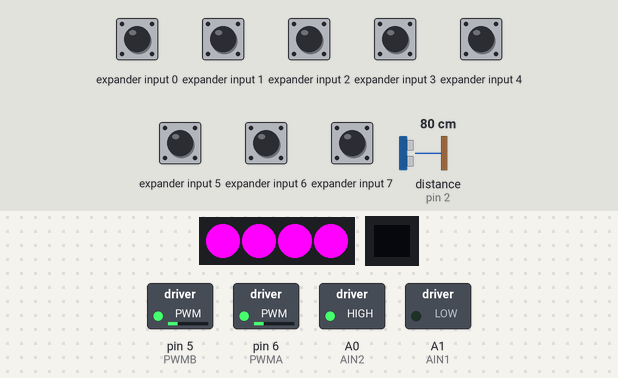
Bench run of a sketch on a simulated Arduino Uno, built with avr-gcc and run on an emulated ATmega328P. Parts: 4 RGB LEDs in strip order, left to right, 9×8 one-colour display, switched loads named in the sketch (green lamp = pin HIGH). Wiring (inferred from the names in the program): ultrasonic range finder: trigger pin 3; echo pin 2; PCF8574 port expander at I2C address 0x20. Dashed ring = blinking. The inputs (shaded band) are chosen by the test bench; at power-on: expander input 0–7 HIGH, distance to the obstacle (sensor on pin 2) 80 cm. The echo pulse lasts 58.3 µs per cm; pins used as bus, display or sensor lines are not drawn.

Above: at 11.2 s.
11.3 s: expander input 6 pulled LOW for 0.15 s
At 11.8 s:
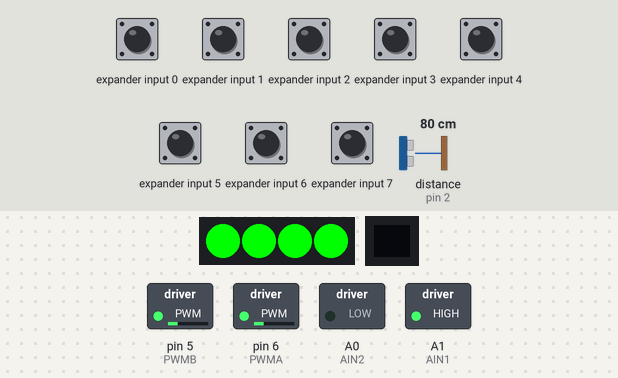
13.4 s: expander input 7 pulled LOW for 1 s
At 13.9 s:
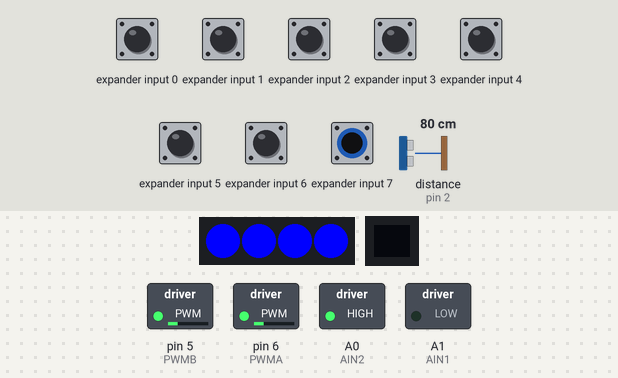
16.1 s: distance to the obstacle (sensor on pin 2) set to 39 cm
17.6 s: distance to the obstacle (sensor on pin 2) set to 32 cm
At 18.15 s:
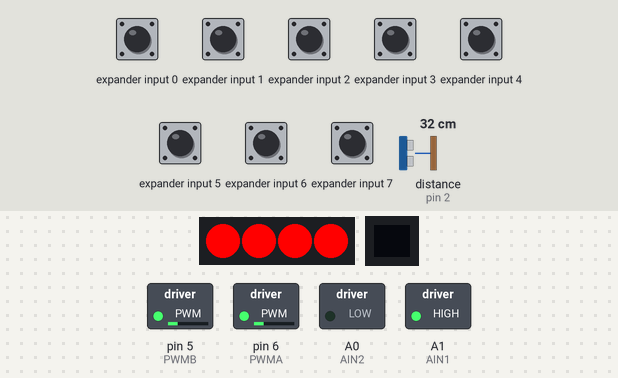
20.6 s: distance to the obstacle (sensor on pin 2) set to 60 cm
At 21.43 s:
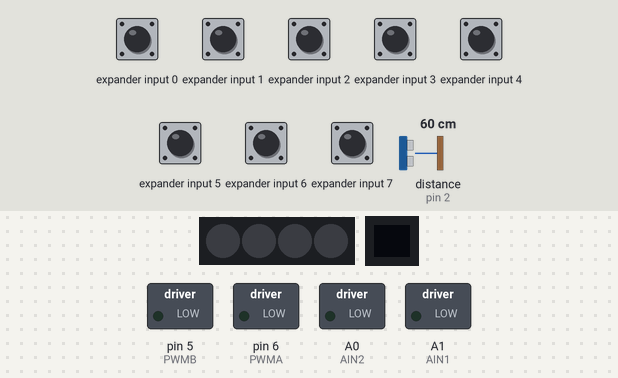
Timing chart, 0 to 23.6 s (numbered marks = the images above; inputs shaded):
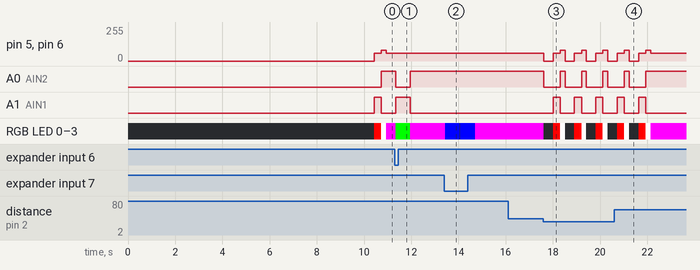

Measured:
- the behaviour switches between 37 and 36 cm on distance to the obstacle (sensor on pin 2) (found by bisection; images 2 and 3)
- after the input at 11.3 s, A0 (AIN2): HIGH → LOW at once, → HIGH 0.62 s later; A1 (AIN1): LOW → HIGH at once, → LOW 0.61 s later; RGB LED 0–3: RGB(255, 0, 255) → RGB(0, 255, 0) at once, → RGB(255, 0, 255) 0.62 s later
- after the input at 13.4 s, RGB LED 0–3: RGB(255, 0, 255) → RGB(0, 0, 255) at once, → off 0.61 s later, → RGB(0, 0, 255) 0.04 s later, → RGB(255, 0, 255) 0.62 s later
- after the input at 16.1 s, every drawn part: stays the same
- after the input at 17.6 s, pin 5 (PWMB), pin 6 (PWMA): 60/255 → 0/255 at once, then repeats every 0.91 s: 60/255 0.30 s, 80/255 0.20 s, 0/255 0.40 s
- after the input at 20.6 s, A0 (AIN2): goes on until 21.9 s, then stays HIGH; A1 (AIN1): goes on until 21.9 s, then stays LOW

The sketch:

arduino_AlphaBot2-Ar.ino
```cpp
#include <SPI.h>         //implement Serial Peripheral Interface (SPI) librarie to the code
#include <Wire.h>           //implement librarie that allows communication with I2C/TWI devices
#include <Adafruit_GFX.h>     //implement Adafruit GFX graphics core library to the code
#include <Adafruit_SSD1306.h>    //implement SSD1306 oled driver library for monochrome 128x64 and 128x32 displays
#include <Adafruit_NeoPixel.h>      //implement Arduino library for controlling single-wire-based LED pixels and strip

#define PIN 7             //RGB serial comnd for RGB LEDs
#define PWMA   6          //Left Motor Speed pin (ENA)
#define AIN2   A0         //Motor-L forward (IN2).
#define AIN1   A1         //Motor-L backward (IN1)
#define PWMB   5          //Right Motor Speed pin (ENB)
#define BIN1   A2         //Motor-R forward (IN3)
#define BIN2   A3         //Motor-R backward (IN4)
#define Addr  0x20        //ADDR for ADC module for Infrared sensors
#define OLED_RESET 9      //RESET for OLED display
#define OLED_SA0   8      //D/C for OLED dispaly
#define ECHO   2          //ECHO ultrasound sensor
#define TRIG   3          //TRIG ultrasound sensor

Adafruit_NeoPixel RGB = Adafruit_NeoPixel(4, PIN, NEO_GRB + NEO_KHZ800);    //define use of led contorl library and functions
Adafruit_SSD1306 display(OLED_RESET, OLED_SA0);                             //define use of graphics core library and OLED_RESET, OLED_SA0 functions

int Distance = 0;               //define zero point of the ultrasonic sensor (global integer variable)
int Speed = 60;                 //define motors speed to global integer variable in range(0-255)=(0V-5V)

byte value;                     //define funciton to convert value to byte data type
void PCF8574Write(byte data);   //define and implement byte data to function to send data request to infrared sensors
byte PCF8574Read();             //define funcition to read data from infrared sensors

void forward();               //define function to assign the robot to move forward
void backward();              //define function to assign the robot to move backward
void right();                 //define function to assign the robot to turn right
void left();                  //define function to the robot to turn left
void stop();                  //define function to the robot to stop
void around();                //define function to  assign the robot to turn around

String tempString;            //define string function to read and write data from ultrasonic sesor

void setup() {
  Wire.begin();                 //prepares buffers for storing streams of data
  pinMode(PWMA,OUTPUT);         //sets PWA as output
  pinMode(AIN2,OUTPUT);         //sets AIN2 as output
  pinMode(AIN1,OUTPUT);         //sets AIN1 as output
  pinMode(PWMB,OUTPUT);         //sets PWMB as output

  analogWrite(PWMA,Speed);      //writes analog value (speed) to pin (PWMA = 6 = left motor)
  analogWrite(PWMB,Speed);      //writes analog value (speed) to pin (PWMB = 5 = right motor)
  pinMode(ECHO, INPUT);         // define the ultrasonic echo input pin
  pinMode(TRIG, OUTPUT);        // define the ultrasonic trigger output
  stop();                       //calls stop function

  //Oled display show text for 10 secod
  display.begin(SSD1306_SWITCHCAPVCC, 0x3C);    //defines address and put it in as an input parameter of the display initialization functio
  display.clearDisplay();                       //clear the buffer
  display.setTextSize(2);                       //sets text size to 2
  display.setTextColor(WHITE);                  //sets text color to white
  display.setCursor(0,0);                       //set the postion of text to start at point(0,0)
  display.println("MPR_1.0");                   //displays text:"MPR_1.0" (The model name and number of the robot program)
  display.setTextSize(2);                       //sets text size to 2
  display.setTextColor(WHITE);                  //sets text color to white
  display.println("Sensor & ");                 //displays text:"senser & "
  display.println("Drive Test");                //displays text:"Drive Test "
  display.display();                            //display command
  delay(10000);                                 //pause 10000ms = 10s

  tempString.reserve(10);                        //string for ultrasonic sensor data
}

void loop() {
  // generate 10-microsecond pulse to TRIG pin
  digitalWrite(TRIG, HIGH);                   //ultrasonic sensor on
  delayMicroseconds(10);                      //pause 10ms
  digitalWrite(TRIG, LOW);                    //ultrasonic sensor off

  // measure duration of pulse from ECHO pin
  long duration_us = pulseIn(ECHO, HIGH);
  // calculate the distance
  float distance_cm = 0.017 * duration_us;    //turn duration pulse data to distance in cm

  int Distance = tempString.toInt();        //string to int

  if(Distance <= 35)      //sets if condition for the loop
  {
    stop();               //calls stop function
      delay(400);         //pause 400ms
    backward();           //calls bacward function
      delay(300);         //pause 300ms
    around();             //calls around function
      delay(200);         //pause 200ms
  }

  else{                   //sets else condition for the loop
    forward();            //calls forward function
      }

  PCF8574Write(0xC0 | PCF8574Read());   //set Pin High
  value = PCF8574Read() | 0x3F;         //read Pin
  if(value != 0xFF)
  {
 display.begin(SSD1306_SWITCHCAPVCC, 0x3C);     //defines address and put it in as an input parameter of the display initialization functio
 display.clearDisplay();                        //clear the buffer
 display.setTextSize(2);                        //sets text size to 2
 display.setTextColor(WHITE);                   //sets text color

    switch(value)                               //sets switch statements
    {
      case 0xBF:                                //right sensor trig
       left();                                  //calls left function
       delay(100);                              //pause 100ms

       tempString  = String(distance_cm, 2);    // 2 decimal
       tempString += " cm";                     //add text " cm" to distance for display
       oledDisplayCenter(tempString);           // display distance on OLED
       display.setCursor(20,20);                //sets display text postion in pixel points(20,20)
       display.println("Right");                //dispalys text "Right"
       display.display();                       //display command
       delay(500);                              //pause 500ms
       break;                                   //exit from a switch case statement

      case 0x7F:                                //left sensor trig
       right();                                 //calls right function
       delay(100);                              //pause 100ms
       tempString  = String(distance_cm, 2);    // 2 decimal
       tempString += " cm";                     //add text " cm" to distance for display
       oledDisplayCenter(tempString);           // display distance on OLED
       display.setCursor(20,20);                //sets display text postion in pixel points(20,20)
       display.println("Left");                 //dispalys text "Left"
       display.display();                       //display command
       delay(500);                              //pause 500ms
       break;                                   //exit from a switch case statement

      default:                                  //both sensors trig
       backward();                              //calls backward function
       delay(400);                              //pause 400ms
       right();                                 //calls right function
       delay(100);                              //pause 100ms
       tempString  = String(distance_cm, 2);    // 2 decimal
       tempString += " cm";                     //add text " cm" to distance for display
       oledDisplayCenter(tempString);           //display distance on OLED
       display.setCursor(20,20);                //sets display text postion in pixel points(20,20)
       display.println("Front");                //dispalys text "Front"
       display.display();                       //display command
       delay(1000);                             //pause 1000ms
       break;                                   //exit from a switch case statement
    }
    while(value != 0xFF)                        //set while statement
    {
      PCF8574Write(0x1F | PCF8574Read());       //set pin high
      value = PCF8574Read() | 0xE0;             //read value
      delay(10);                                //pause 10ms
    }
    stop();                                     //calls stop function
  }
else{                                           //set else condition

  tempString  = String(distance_cm, 2);          //2 decimal
  tempString += " cm";                           //add text " cm" to distance for display
  oledDisplayCenter(tempString);                 //display distance on OLED
  }}

void oledDisplayCenter(String text) {             //OLED display function
 display.clearDisplay();                          //clear the buffer
 display.setCursor(20,0);                         //display text position
 display.println(text);                           //text to display
 display.display();                               //dispaly command
}

void PCF8574Write(byte data)                      //function to write data from IR-sensor
{
  Wire.beginTransmission(Addr);                   //begin transmission to I2C slave device with the given address
  Wire.write(data);                               //writes data from slave device in response to request from master
  Wire.endTransmission();                         //end transmission to I2C slave device with the given address
}

byte PCF8574Read()                                //function to read IR-sensor data
{
  int data = -1;                                  //create local integer variable
  Wire.requestFrom(Addr, 1);                      //request bytes from IR-sensors
  if(Wire.available()) {                          //if data available
    data = Wire.read();                           //read sensor data
  }
  return data;                                    //return local value of local variable
}

void forward()                                    //forward function
{
  analogWrite(PWMA,Speed);                        //sets left motor speed value to conform to the global variable
  analogWrite(PWMB,Speed);                        //sets right motor speed value to conform to the global variable
  digitalWrite(AIN1,LOW);                         //sets pin off
  digitalWrite(AIN2,HIGH);                        //sets pin on
  digitalWrite(BIN1,LOW);                         //sets pin off
  digitalWrite(BIN2,HIGH);                        //stes pin on
  RGB.begin();                                    //led control command
  RGB.setPixelColor(0, RGB.Color(255, 0, 255));   //Magenta
  RGB.setPixelColor(1, RGB.Color(255, 0, 255));   //Magenta
  RGB.setPixelColor(2, RGB.Color(255, 0, 255));   //Magenta
  RGB.setPixelColor(3, RGB.Color(255, 0, 255));   //Magenta
  RGB.show();
}

void backward()                                   //backward function
{
  analogWrite(PWMA,60);                           //sets left motor speed value to 60
  analogWrite(PWMB,60);                           //sets right motor speed value to 60
  digitalWrite(AIN1,HIGH);                        //sets pin on
  digitalWrite(AIN2,LOW);                         //sets pin off
  digitalWrite(BIN1,HIGH);                        //sets pin on
  digitalWrite(BIN2,LOW);                         //sets pin Off
  RGB.begin();                                    //led control command
  RGB.setPixelColor(0, RGB.Color(255, 0, 0));     //Red
  RGB.setPixelColor(1, RGB.Color(255, 0, 0));     //Red
  RGB.setPixelColor(2, RGB.Color(255, 0, 0));     //Red
  RGB.setPixelColor(3, RGB.Color(255, 0, 0));     //Red
  RGB.show();
}

void right()                                      //right function
{
  analogWrite(PWMA,60);                           //sets left motor speed value to 60
  analogWrite(PWMB,60);                           //sets right motor speed value to 60
  digitalWrite(AIN1,LOW);                         //sets pin off
  digitalWrite(AIN2,HIGH);                        //sets pin on
  digitalWrite(BIN1,HIGH);                        //sets pin on
  digitalWrite(BIN2,LOW);                         //sets pin off
  RGB.begin();                                    //led control command
  RGB.setPixelColor(0, RGB.Color(0, 0, 255));     //Blue
  RGB.setPixelColor(1, RGB.Color(0, 0, 255));     //Blue
  RGB.setPixelColor(2, RGB.Color(0, 0, 255));     //Blue
  RGB.setPixelColor(3, RGB.Color(0, 0, 255));     //Blue
  RGB.show();                                     //led control command show
}

void left()                                      //left function
{
  analogWrite(PWMA,60);                          //sets left motor speed value to 60
  analogWrite(PWMB,60);                          //sets right motor speed value to 60
  digitalWrite(AIN1,HIGH);                       //sets pin on
  digitalWrite(AIN2,LOW);                        //sets pin off
  digitalWrite(BIN1,LOW);                        //sets pin off
  digitalWrite(BIN2,HIGH);                       //sets pin on
  RGB.begin();                                   //led control command
  RGB.setPixelColor(0, RGB.Color(0, 255, 0));    //Green
  RGB.setPixelColor(1, RGB.Color(0, 255, 0));    //Green
  RGB.setPixelColor(2, RGB.Color(0, 255, 0));    //Green
  RGB.setPixelColor(3, RGB.Color(0, 255, 0));    //Green
  RGB.show();                                   //led control command show
}

void stop()
{
  analogWrite(PWMA,0);                        //sets left motor speed value to 0
  analogWrite(PWMB,0);                        //sets right motor speed value to 0
  digitalWrite(AIN1,LOW);                     //sets pin off
  digitalWrite(AIN2,LOW);                     //sets pin off
  digitalWrite(BIN1,LOW);                     //sets pin off
  digitalWrite(BIN2,LOW);                     //sets pin off
  RGB.begin();                                //led control command
  RGB.setPixelColor(0, RGB.Color(0, 0, 0));   //OFF
  RGB.setPixelColor(1, RGB.Color(0, 0, 0));   //OFF
  RGB.setPixelColor(2, RGB.Color(0, 0, 0));   //OFF
  RGB.setPixelColor(3, RGB.Color(0, 0, 0));   //OFF
  RGB.show();                                 //led control command show
}

void around()
{
  analogWrite(PWMA,80);                              //sets left motor speed value to 80
  analogWrite(PWMB,80);                              //sets right motor speed value to 80
  digitalWrite(AIN1,LOW);                            //sets pin off
  digitalWrite(AIN2,HIGH);                           //sets pin on
  digitalWrite(BIN1,HIGH);                           //sets pin on
  digitalWrite(BIN2,LOW);                            //sets pin off
  RGB.begin();                                      //led control command
  RGB.setPixelColor(0, RGB.Color(255, 255, 255));   //White
  RGB.setPixelColor(1, RGB.Color(255, 255, 255));   //White
  RGB.setPixelColor(2, RGB.Color(255, 255, 255));   //White
  RGB.setPixelColor(3, RGB.Color(255, 255, 255));   //White
  RGB.show();                                       //led control command show
}
```
